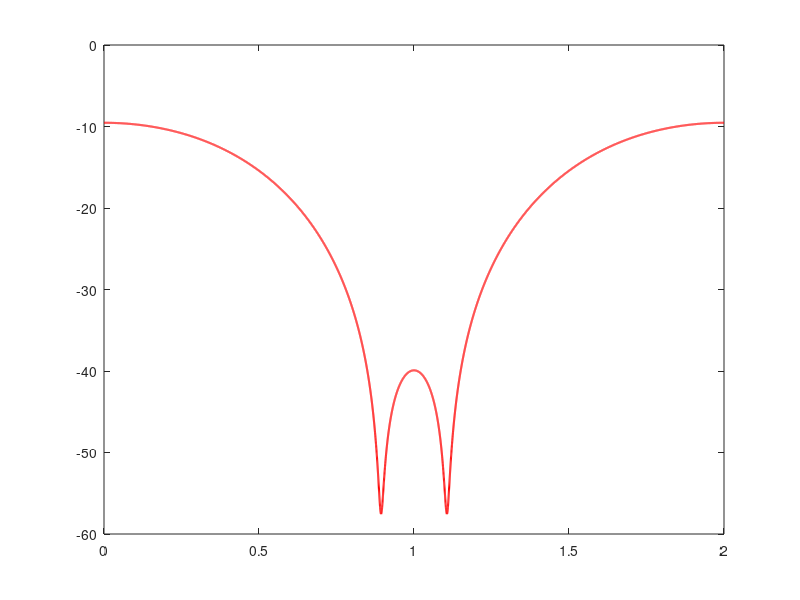

Write the MATLAB code that produced this figure. (Note: this script raises an error after producing the figure.)
clear; clc; close all;

%% Define Parameters
Z0 = 50;           % Reference/Source impedance
ZL = 100;          % Load impedance
Zc1 = 60;          % Characteristic impedance of line 1
Zc2 = 84;          % Characteristic impedance of line 2

f_norm = linspace(0, 2, 10000); % Normalized frequency f/f0
theta = (pi / 2) * f_norm;      % Electrical length

%% Calculate S11 using ABCD Matrices
% ABCD matrix elements for Line 1
A1 = cos(theta);
B1 = 1j * Zc1 * sin(theta);
C1 = 1j * sin(theta) / Zc1;
D1 = cos(theta);

% ABCD matrix elements for Line 2
A2 = cos(theta);
B2 = 1j * Zc2 * sin(theta);
C2 = 1j * sin(theta) / Zc2;
D2 = cos(theta);

% In order to cascade the two sections we have to multiply 
% the 2 matrixes: [ABCD_total] = [ABCD_1] * [ABCD_2]
A_tot = A1 .* A2 + B1 .* C2;
B_tot = A1 .* B2 + B1 .* D2;
C_tot = C1 .* A2 + D1 .* C2;
D_tot = C1 .* B2 + D1 .* D2;

% Calculate Input Impedance and S11
Zin_p2 = (A_tot .* ZL + B_tot) ./ (C_tot .* ZL + D_tot);
S11_p2 = (Zin_p2 - Z0) ./ (Zin_p2 + Z0);
S11_p2_dB = 20 * log10(abs(S11_p2));

%% Determine Bandwidth (S11 < -20 dB)
idx_p2 = find(S11_p2_dB < -20);
if ~isempty(idx_p2)
    f1_p2 = f_norm(idx_p2(1));
    f2_p2 = f_norm(idx_p2(end));
    BW_p2 = f2_p2 - f1_p2;
    fprintf('Problem 2 (Two-Section):\n');
    fprintf('  Interval [f1, f2] / f0: [%.3f, %.3f]\n', f1_p2, f2_p2);
    fprintf('  Fractional Bandwidth: %.2f%%\n\n', BW_p2 * 100);
end

%% Plotting
figure('Name', 'Task1', 'Color', 'w');
plot(f_norm, S11_p2_dB, 'r-', 'LineWidth', 1.5); 
hold on;
yline(-20, 'k:', 'LineWidth', 1.5, 'Label', '-20 dB target');

% Formatting the plot
ylim([-50 0]);
xlim([0 2]);
grid on;
title('Frequency Behavior of Matching Circuits (Z_L = 100 \Omega)');
xlabel('Normalized Frequency (f/f_0)');
ylabel('|S_{11}| (dB)');
hold off;
